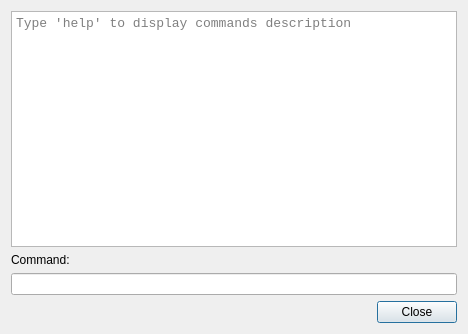
<?xml version="1.0" encoding="UTF-8"?>
<ui version="4.0">
 <class>CmdConsoleDlg</class>
 <widget class="QDialog" name="CmdConsoleDlg">
  <property name="geometry">
   <rect>
    <x>0</x>
    <y>0</y>
    <width>468</width>
    <height>334</height>
   </rect>
  </property>
  <property name="windowTitle">
   <string>Dialog</string>
  </property>
  <layout class="QVBoxLayout" name="verticalLayout">
   <item>
    <widget class="QTextBrowser" name="edtCmdLog">
     <property name="font">
      <font>
       <family>Courier New</family>
       <pointsize>10</pointsize>
       <kerning>true</kerning>
      </font>
     </property>
     <property name="lineWrapMode">
      <enum>QTextEdit::WidgetWidth</enum>
     </property>
     <property name="placeholderText">
      <string>Type 'help' to display commands description</string>
     </property>
    </widget>
   </item>
   <item>
    <widget class="QLabel" name="label">
     <property name="text">
      <string>Command:</string>
     </property>
    </widget>
   </item>
   <item>
    <widget class="QLineEdit" name="edtCommand">
     <property name="clearButtonEnabled">
      <bool>true</bool>
     </property>
    </widget>
   </item>
   <item>
    <widget class="QDialogButtonBox" name="buttonBox">
     <property name="orientation">
      <enum>Qt::Horizontal</enum>
     </property>
     <property name="standardButtons">
      <set>QDialogButtonBox::Close</set>
     </property>
    </widget>
   </item>
  </layout>
 </widget>
 <resources/>
 <connections>
  <connection>
   <sender>buttonBox</sender>
   <signal>accepted()</signal>
   <receiver>CmdConsoleDlg</receiver>
   <slot>accept()</slot>
   <hints>
    <hint type="sourcelabel">
     <x>248</x>
     <y>254</y>
    </hint>
    <hint type="destinationlabel">
     <x>157</x>
     <y>274</y>
    </hint>
   </hints>
  </connection>
  <connection>
   <sender>buttonBox</sender>
   <signal>rejected()</signal>
   <receiver>CmdConsoleDlg</receiver>
   <slot>reject()</slot>
   <hints>
    <hint type="sourcelabel">
     <x>316</x>
     <y>260</y>
    </hint>
    <hint type="destinationlabel">
     <x>286</x>
     <y>274</y>
    </hint>
   </hints>
  </connection>
 </connections>
</ui>
